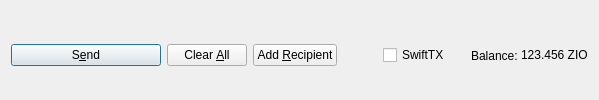
         <widget class="QFrame" name="frame_Send">
          <layout class="QHBoxLayout" name="horizontalLayout">
           <property name="bottomMargin">
            <number>0</number>
           </property>
           <item>
            <widget class="QPushButton" name="sendButton">
             <property name="minimumSize">
              <size>
               <width>150</width>
               <height>0</height>
              </size>
             </property>
             <property name="toolTip">
              <string>Confirm the send action</string>
             </property>
             <property name="text">
              <string>S&amp;end</string>
             </property>
             <property name="icon">
              <iconset resource="../ziocoin.qrc">
               <normaloff>:/icons/send</normaloff>:/icons/send</iconset>
             </property>
             <property name="autoDefault">
              <bool>false</bool>
             </property>
             <property name="default">
              <bool>true</bool>
             </property>
            </widget>
           </item>
           <item>
            <widget class="QPushButton" name="clearButton">
             <property name="sizePolicy">
              <sizepolicy hsizetype="Minimum" vsizetype="Fixed">
               <horstretch>0</horstretch>
               <verstretch>0</verstretch>
              </sizepolicy>
             </property>
             <property name="toolTip">
              <string>Clear all fields of the form.</string>
             </property>
             <property name="text">
              <string>Clear &amp;All</string>
             </property>
             <property name="icon">
              <iconset resource="../ziocoin.qrc">
               <normaloff>:/icons/remove</normaloff>:/icons/remove</iconset>
             </property>
             <property name="autoDefault">
              <bool>false</bool>
             </property>
            </widget>
           </item>
           <item>
            <widget class="QPushButton" name="addButton">
             <property name="toolTip">
              <string>Send to multiple recipients at once</string>
             </property>
             <property name="text">
              <string>Add &amp;Recipient</string>
             </property>
             <property name="icon">
              <iconset resource="../ziocoin.qrc">
               <normaloff>:/icons/add</normaloff>:/icons/add</iconset>
             </property>
             <property name="autoDefault">
              <bool>false</bool>
             </property>
            </widget>
           </item>
           <item>
            <spacer name="horizontalSpacer">
             <property name="orientation">
              <enum>Qt::Horizontal</enum>
             </property>
             <property name="sizeHint" stdset="0">
              <size>
               <width>40</width>
               <height>20</height>
              </size>
             </property>
            </spacer>
           </item>
           <item>
            <layout class="QHBoxLayout" name="horizontalLayout_2">
             <property name="spacing">
              <number>3</number>
             </property>
             <item>
              <widget class="QCheckBox" name="checkSwiftTX">
               <property name="enabled">
                <bool>true</bool>
               </property>
               <property name="minimumSize">
                <size>
                 <width>85</width>
                 <height>0</height>
                </size>
               </property>
               <property name="text">
                <string>SwiftTX</string>
               </property>
              </widget>
             </item>
             <item>
              <widget class="QLabel" name="label">
               <property name="text">
                <string>Balance:</string>
               </property>
              </widget>
             </item>
             <item>
              <widget class="QLabel" name="labelBalance">
               <property name="sizePolicy">
                <sizepolicy hsizetype="Preferred" vsizetype="Fixed">
                 <horstretch>0</horstretch>
                 <verstretch>0</verstretch>
                </sizepolicy>
               </property>
               <property name="cursor">
                <cursorShape>IBeamCursor</cursorShape>
               </property>
               <property name="text">
                <string notr="true">123.456 ZIO</string>
               </property>
               <property name="textInteractionFlags">
                <set>Qt::LinksAccessibleByMouse|Qt::TextSelectableByKeyboard|Qt::TextSelectableByMouse</set>
               </property>
              </widget>
             </item>
            </layout>
           </item>
          </layout>
         </widget>
